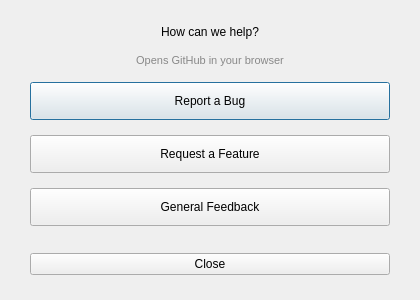
<?xml version="1.0" encoding="UTF-8"?>
<ui version="4.0">
 <class>Feedback</class>
 <widget class="QDialog" name="Feedback">
  <property name="geometry">
   <rect>
    <x>0</x>
    <y>0</y>
    <width>420</width>
    <height>300</height>
   </rect>
  </property>
  <property name="windowTitle">
   <string>Feedback</string>
  </property>
  <property name="modal">
   <bool>true</bool>
  </property>
  <layout class="QVBoxLayout" name="mainLayout">
   <property name="leftMargin">
    <number>30</number>
   </property>
   <property name="topMargin">
    <number>25</number>
   </property>
   <property name="rightMargin">
    <number>30</number>
   </property>
   <property name="bottomMargin">
    <number>25</number>
   </property>
   <property name="spacing">
    <number>15</number>
   </property>
   <item>
    <widget class="QLabel" name="lblTitle">
     <property name="accessibleName">
      <string notr="true">dialog-title</string>
     </property>
     <property name="text">
      <string>How can we help?</string>
     </property>
     <property name="alignment">
      <set>Qt::AlignCenter</set>
     </property>
    </widget>
   </item>
   <item>
    <widget class="QLabel" name="lblSubtitle">
     <property name="text">
      <string>Opens GitHub in your browser</string>
     </property>
     <property name="alignment">
      <set>Qt::AlignCenter</set>
     </property>
     <property name="styleSheet">
      <string notr="true">color: #888; font-size: 11px;</string>
     </property>
    </widget>
   </item>
   <item>
    <widget class="QPushButton" name="btnReportBug">
     <property name="cursor">
      <cursorShape>PointingHandCursor</cursorShape>
     </property>
     <property name="accessibleName">
      <string notr="true">primary</string>
     </property>
     <property name="text">
      <string>Report a Bug</string>
     </property>
     <property name="minimumSize">
      <size>
       <width>0</width>
       <height>38</height>
      </size>
     </property>
    </widget>
   </item>
   <item>
    <widget class="QPushButton" name="btnRequestFeature">
     <property name="cursor">
      <cursorShape>PointingHandCursor</cursorShape>
     </property>
     <property name="accessibleName">
      <string notr="true">primary</string>
     </property>
     <property name="text">
      <string>Request a Feature</string>
     </property>
     <property name="minimumSize">
      <size>
       <width>0</width>
       <height>38</height>
      </size>
     </property>
    </widget>
   </item>
   <item>
    <widget class="QPushButton" name="btnFeedback">
     <property name="cursor">
      <cursorShape>PointingHandCursor</cursorShape>
     </property>
     <property name="accessibleName">
      <string notr="true">primary</string>
     </property>
     <property name="text">
      <string>General Feedback</string>
     </property>
     <property name="minimumSize">
      <size>
       <width>0</width>
       <height>38</height>
      </size>
     </property>
    </widget>
   </item>
   <item>
    <spacer name="verticalSpacer">
     <property name="orientation">
      <enum>Qt::Vertical</enum>
     </property>
     <property name="sizeHint" stdset="0">
      <size>
       <width>20</width>
       <height>5</height>
      </size>
     </property>
    </spacer>
   </item>
   <item>
    <widget class="QPushButton" name="btnClose">
     <property name="cursor">
      <cursorShape>PointingHandCursor</cursorShape>
     </property>
     <property name="accessibleName">
      <string>danger</string>
     </property>
     <property name="text">
      <string>Close</string>
     </property>
    </widget>
   </item>
  </layout>
 </widget>
 <resources/>
 <connections/>
</ui>
